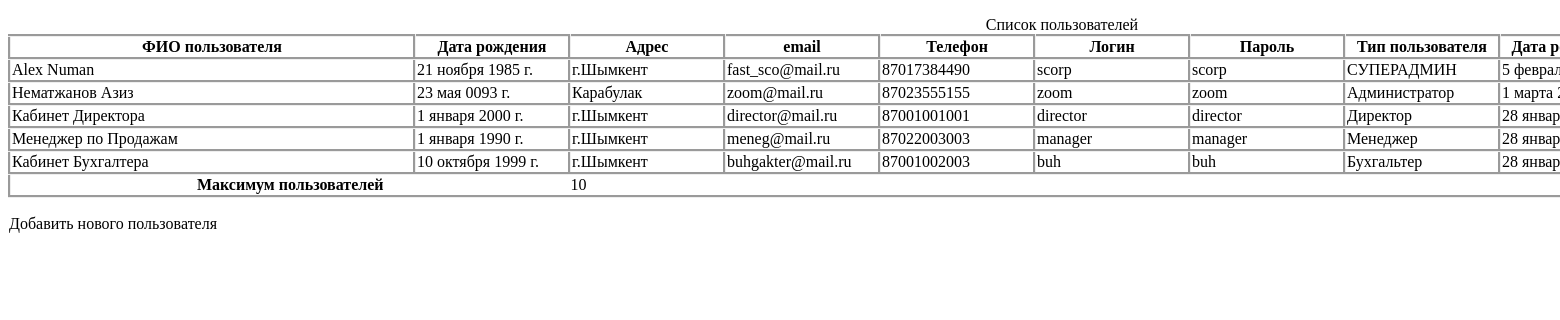
/users_list/, run on an earlier commit of the app's database.
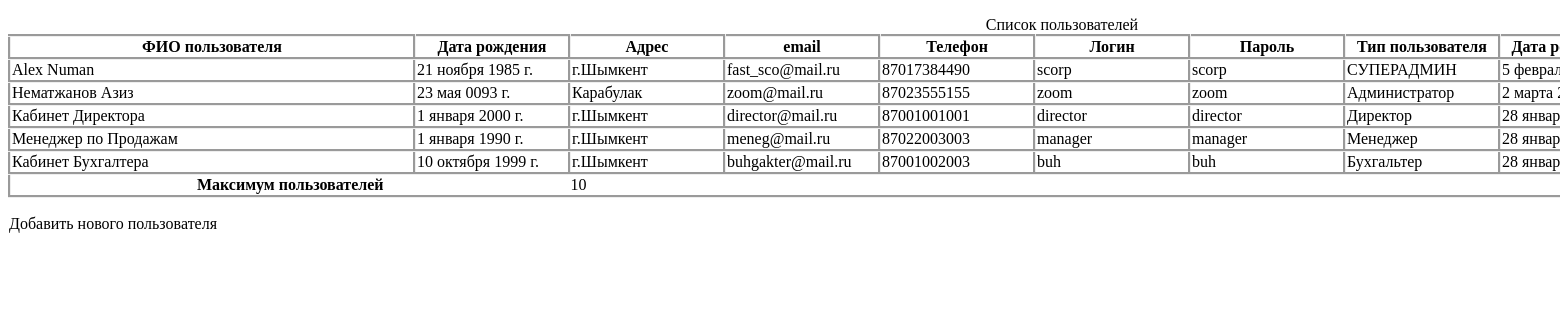
And on a later commit of the database.
### firstapp/models.py (models this page shows)
class Users(models.Model):  #Класс для создания нового пользователья
    user_name = models.CharField(max_length=50) # ФИО нового пользователья
    user_birth = models.DateField(auto_now=False) # Дата рождения
    user_adress = models.CharField(max_length=50) # Адрес
    user_email = models.EmailField() # Эл.почта
    user_tel = models.CharField(max_length=10) # Сотовый телефон
    user_login = models.CharField(max_length=50) # Логин
    user_pass = models.CharField(max_length=50) # Пароль
    user_type = models.CharField(max_length=50) # Тип пользователя
    user_regist_date = models.DateField(auto_now=True) # Дата регистрации
    user_login_date = models.DateTimeField(auto_now=True) # Дата последнего входа
    user_status = models.CharField(max_length=1) # Статус пользователя

### firstapp/views.py (the view)
# urls.py: path('users_list/', views.users_list),
def users_list(request):
    people = Users.objects.values()
    return render(request, 'users_list.html', context={'db_data': people})

### firstapp/templates/users_list.html (shortened to what this page needs)
<!DOCTYPE html>
{% load static %}
<html lang="en">
<head>
    <link rel="stylesheet" type="text/css" href="{% static 'css/users_list.css' %}">
</head>
<body>
<div>
    <table class="table">
         <caption>
             Список пользователей
         </caption>
        <thead>
        <tr>
            <th style="width: 400px;" class="users_table"> ФИО пользователя</th>
            <th style="width: 150px;" class="users_table">Дата рождения</th>
            <th style="width: 150px;" class="users_table">Адрес</th>
            <th style="width: 150px;" class="users_table">email</th>
            <th style="width: 150px;" class="users_table">Телефон</th>
            <th style="width: 150px;" class="users_table">Логин</th>
            <th style="width: 150px;" class="users_table">Пароль</th>
            <th style="width: 150px;" class="users_table">Тип пользователя</th>
            <th style="width: 150px;" class="users_table">Дата регистрации</th>
        </tr>
        </thead>
        <tbody id="users_table">
        {% for i in db_data %}
        <tr>
            <td class="users_table"> {{i.user_name}}</td>
            <td class="users_table">{{i.user_birth}}</td>
            <td class="users_table">{{i.user_adress}}</td>
            <td class="users_table">{{i.user_email}}</td>
            <td class="users_table">{{i.user_tel}}</td>
            <td class="users_table">{{i.user_login}}</td>
            <td class="users_table">{{i.user_pass}}</td>
            <td class="users_table">{{i.user_type}}</td>
            <td class="users_table">{{i.user_regist_date}}</td>
            {% endfor %}
        </tbody>
        <tfoot>
    <tr>
      <th scope="row" colspan="2">Максимум пользователей</th>
      <td colspan="2">10</td>
    </tr>
  </tfoot>
    </table>
    <div id="add_new_user" class="add_new_user" name="add_new_user">Добавить нового пользователя</div>
</div>
</body>
</html>

What changed in the data, as far as the page shows it:
changed Users "Нематжанов Азиз": user_regist_date "1 марта…" → "2 марта…"
